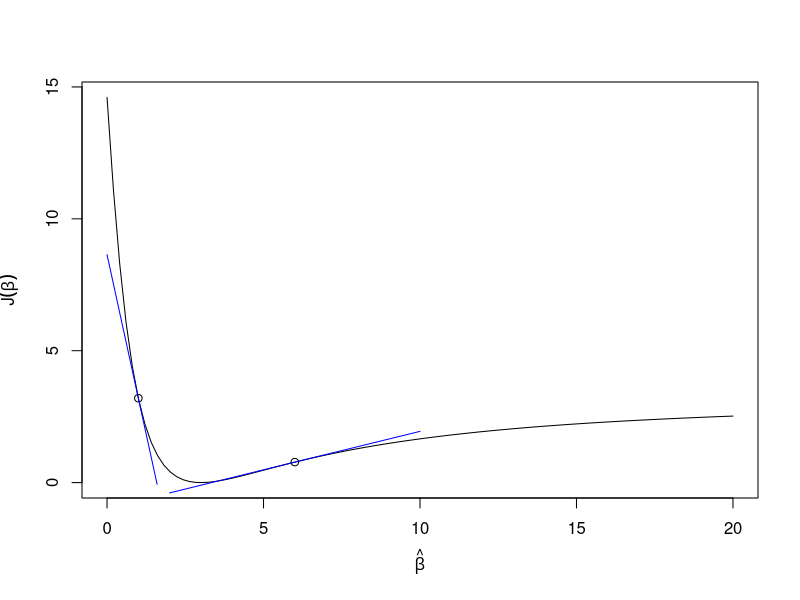

This figure's R source:
## ---- chunk 1
#| label: fig-curveWithSlopes
#| fig-cap: "An example $J(\\beta)$ showing tangent lines at two points"
x <- rnorm(100)
y <- 1/(1+exp(-3*x))

# squared error
J <- function(b, x, y)
{
  yhat <- 1/(1+exp(-b*x))
  return( sum((y-yhat)^2) )
}

# derivative of J with respect to b
dJ <- function(b, x, y)
{
  yhat <- 1/(1+exp(-b*x))
  return( sum(-2*(y-yhat)*yhat*(1-yhat)*x) )
}


b <- seq(0,20, length.out=100)
J0 <- sapply(b, function(beta0) J(beta0,x,y))

plot(b,J0, type="l", xlab=expression(hat(beta)), ylab=expression(J(hat(beta))))
points(c(1,6),c(J(1,x,y),J(6,x,y)))
curve(dJ(1,x,y)*(b-1) + J(1,x,y), add = TRUE, col = 'blue', xname="b",
      from=0,to=1.6)
curve(dJ(6,x,y)*(b-6) + J(6,x,y), add = TRUE, col = 'blue', xname="b",
      from=2,to=10)
## ---- chunk 2
p <- 0.1
# newton iterations
for(i in 1:6)
{
  p <- p + p*(1-p)*(3-8*p)/(3-6*p+8*p^2)
  print(p)
}
## ---- chunk 3
f <- function(p)
{
  res <- -(6*log(p)+10*log(1-p))
  attr(res, "gradient") <- -(6/p - 10/(1-p))
  attr(res, "hessian")  <- 6/p^2 + 10/(1-p)^2
  return(res)
}
nlm(f, 0.1)
